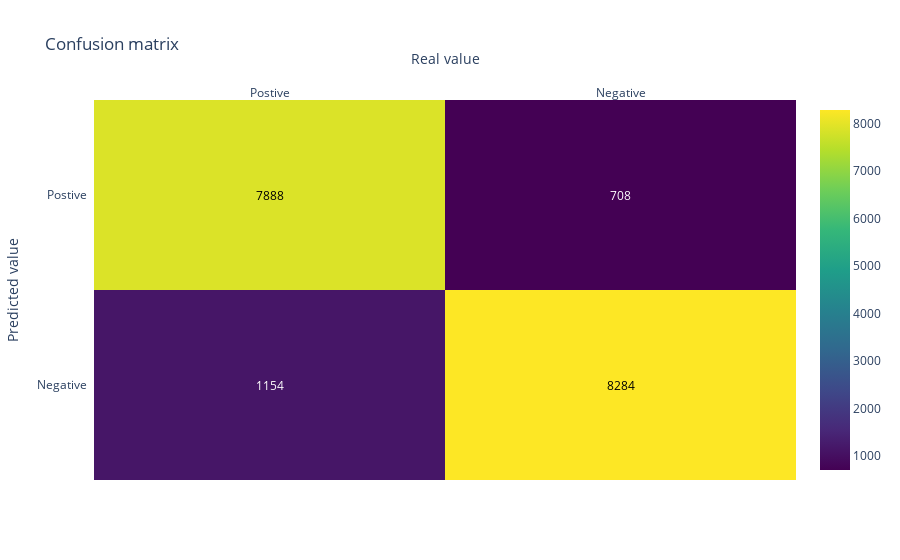

The code cell stored with this chart in its notebook:
### Code cell
#calculate accuracy of class predictions
print(metrics.accuracy_score(y_test, pred_value_mnb))
conf_matrix(metrics.confusion_matrix(y_test, pred_value_mnb))

### Figure 1 — Plotly figure (JSON) as saved in the notebook; plotly's stock layout.template omitted (floating-point values rounded to 4 significant figures)
{"data": [{"colorscale": [[0, "#440154"], [0.1111, "#482878"], [0.2222, "#3e4989"], [0.3333, "#31688e"], [0.4444, "#26828e"], [0.5556, "#1f9e89"], [0.6667, "#35b779"], [0.7778, "#6ece58"], [0.8889, "#b5de2b"], [1, "#fde725"]], "reversescale": false, "showscale": true, "type": "heatmap", "x": ["Postive", "Negative"], "y": ["Negative", "Postive"], "z": [[1154, 8284], [7888, 708]]}], "layout": {"annotations": [{"font": {"color": "#FFFFFF"}, "showarrow": false, "text": "1154", "x": "Postive", "xref": "x", "y": "Negative", "yref": "y"}, {"font": {"color": "#000000"}, "showarrow": false, "text": "8284", "x": "Negative", "xref": "x", "y": "Negative", "yref": "y"}, {"font": {"color": "#000000"}, "showarrow": false, "text": "7888", "x": "Postive", "xref": "x", "y": "Postive", "yref": "y"}, {"font": {"color": "#FFFFFF"}, "showarrow": false, "text": "708", "x": "Negative", "xref": "x", "y": "Postive", "yref": "y"}], "title": {"text": "Confusion matrix"}, "xaxis": {"dtick": 1, "gridcolor": "rgb(0, 0, 0)", "side": "top", "ticks": "", "title": {"text": "Real value"}}, "yaxis": {"dtick": 1, "ticks": "", "ticksuffix": "  ", "title": {"text": "Predicted value"}}}}
